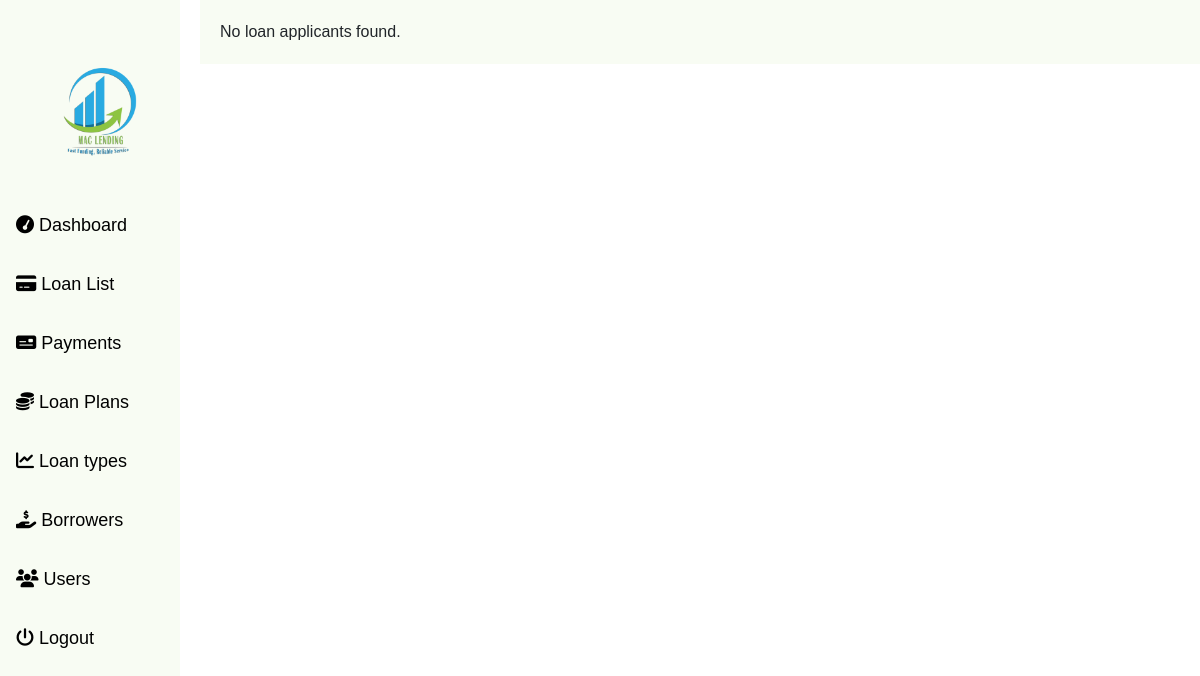
Page /admin/loanlist.php on the earlier database version.
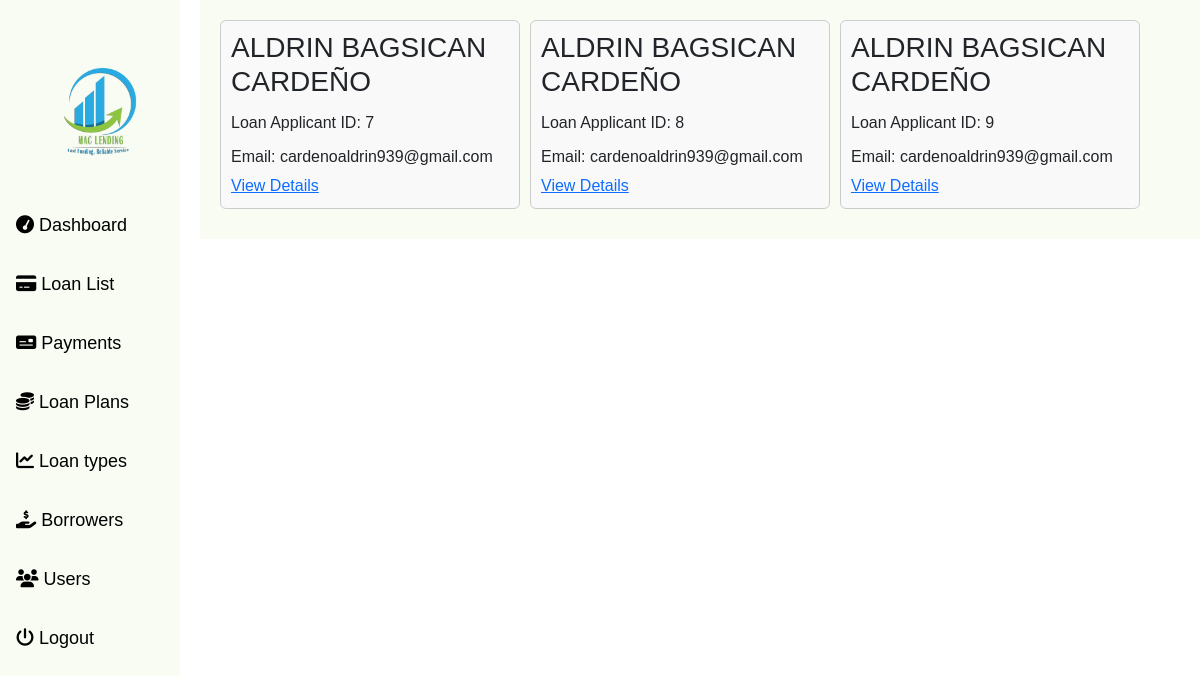
Same page on the later database version.
### tables this page shows
CREATE TABLE `loan_application` (
  `id` int(11) NOT NULL,
  `user_id` int(11) DEFAULT NULL,
  `first_name` varchar(255) NOT NULL,
  `middle_name` varchar(255) NOT NULL,
  `last_name` varchar(255) NOT NULL,
  `birth_date` date NOT NULL,
  `status` varchar(255) NOT NULL,
  `gender` varchar(255) NOT NULL,
  `email` varchar(255) NOT NULL,
  `contact_number` varchar(255) NOT NULL,
  `employment_status` varchar(255) NOT NULL,
  `house_no` int(11) NOT NULL,
  `street` varchar(255) NOT NULL,
  `city` varchar(255) NOT NULL,
  `province` varchar(255) NOT NULL,
  `country` varchar(255) NOT NULL,
  `region` varchar(255) NOT NULL,
  `zip_code` varchar(255) NOT NULL,
  `employer_name` varchar(255) NOT NULL,
  `nature_of_business` varchar(255) NOT NULL,
  `job_title` varchar(255) NOT NULL,
  `length_of_employment` varchar(255) NOT NULL,
  `monthly_income` decimal(10,2) NOT NULL,
  `loan_amount` decimal(10,2) NOT NULL,
  `loan_purpose` varchar(255) NOT NULL,
  `loan_term` int(11) NOT NULL,
  `repayment_source` varchar(255) NOT NULL,
  `debt_type` varchar(255) DEFAULT NULL,
  `outstanding_balance` decimal(10,2) DEFAULT NULL,
  `monthly_installment` decimal(10,2) DEFAULT NULL,
  `bank_name` varchar(255) NOT NULL,
  `account_type` varchar(255) NOT NULL,
  `account_number` varchar(255) NOT NULL,
  `bank_relationship_length` int(11) NOT NULL,
  `average_monthly_balance` decimal(10,2) NOT NULL,
  `how_did_you_hear` varchar(255) NOT NULL,
  `declared_bankruptcy` varchar(255) NOT NULL,
  `legal_judgments` varchar(255) NOT NULL,
  `pending_legal_cases` varchar(255) NOT NULL,
  `debt_consolidation` varchar(255) NOT NULL,
  `cosigner_guarantor` varchar(255) NOT NULL,
  `declaration_checked` tinyint(1) NOT NULL,
  `created_at` timestamp NOT NULL DEFAULT current_timestamp(),
  `declaration` text DEFAULT NULL,
  `application_status` varchar(50) DEFAULT NULL
);

### admin/loanlist.php (the view, shortened to what this page needs)
<!DOCTYPE HTML>
<html>
<head>
    <link href="https://cdn.jsdelivr.net/npm/bootstrap@5.3.0/dist/css/bootstrap.min.css" rel="stylesheet">
    <link rel="stylesheet" href="https://cdnjs.cloudflare.com/ajax/libs/font-awesome/6.4.0/css/all.min.css">
</head>
<body>
    <nav>
		<div class="sidebar">
			<img src="image/logo.png" width="200px" alt="logo" class="navbar">
			<a href="admin.php"><i class="fa fa-tachometer"></i> Dashboard</a>
			<a href="loanlist.php"><i class="fa fa-credit-card fw-bold"></i> Loan List</a>
			<a href="payments.php" class="active fw-medium"><i class="fa fa-money-check"></i> Payments</a>
			<a href="loanplans.php"><i class="fa-solid fa-coins"></i> Loan Plans</a>
			<a href="loantypes.php"><i class="fa fa-chart-line"></i> Loan types</a>
			<a href="borrowers.php"><i class="fa-solid fa-hand-holding-dollar"></i> Borrowers</a>
			<a href="users.php"><i class="fa-solid fa-users"></i> Users</a>
			<a href="logout.php" class="logout-btn"><i class="fa-sharp fa-solid fa-power-off"></i> Logout</a>
		</div>
	</nav>
<div class="content">
    <?php
    $servername = "localhost";
    $username = "root";
    $password = "";
    $dbname = "loan_db";
    $conn = new mysqli($servername, $username, $password, $dbname);
    $sql = "SELECT id, CONCAT(first_name, ' ', middle_name, ' ', last_name) AS name, email FROM loan_application";
    $result = $conn->query($sql);
    if ($result->num_rows > 0) {
        while ($row = $result->fetch_assoc()) {
            ?>
            <div class="card">
                <h3><?php echo $row['name']; ?></h3>
                <p>Loan Applicant ID: <?php echo $row['id']; ?></p>
                <p>Email: <?php echo $row['email']; ?></p>
                <a href="loan_details.php?id=<?php echo $row['id']; ?>">View Details</a>
            </div>
            <?php
        }
    } else {
        echo "No loan applicants found.";
    }
    ?>
</div>
</body>
</html>

Differences in the rows shown:
added loan_application: name "ALDRIN BAGSICAN CARDEÑO", id "7", email "cardenoaldrin939@gmail.com"
added loan_application: name "ALDRIN BAGSICAN CARDEÑO", id "8", email "cardenoaldrin939@gmail.com"
added loan_application: name "ALDRIN BAGSICAN CARDEÑO", id "9", email "cardenoaldrin939@gmail.com"
Other differences:
text no longer shown: "No loan applicants found."
